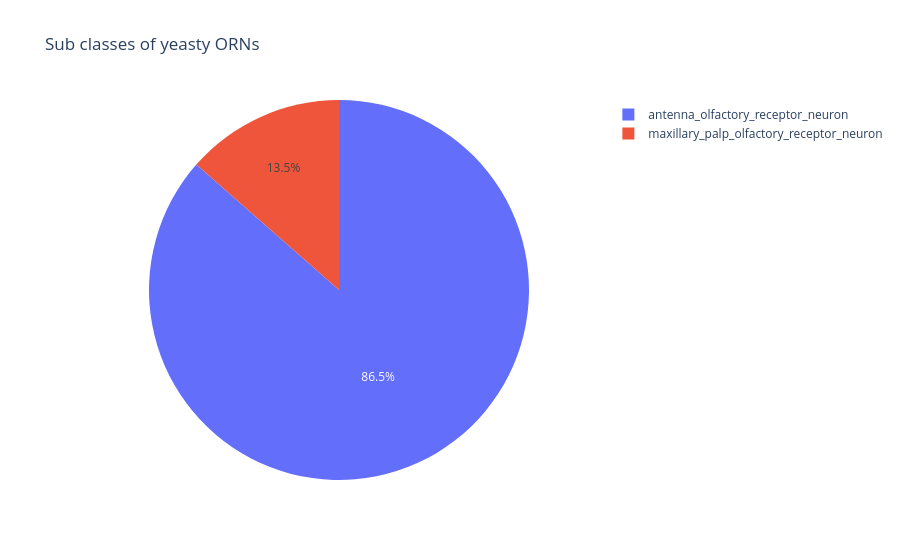

Notebook source saved alongside this figure:
### Code cell
attrs = pd.read_csv('data/neurons.csv')
attrs = attrs[attrs['Root ID'].isin(yeast_orns)].fillna("None")
print(attrs.groupby('Sub Class')['Root ID'].count())
labels = attrs['Sub Class'].fillna('None').unique().tolist()
print(labels)
values = [len(attrs[attrs['Sub Class'] == l]) for l in labels]
fig = go.Figure(data=[go.Pie(labels=labels, values=values, hole=0)])

fig.update_layout(
    title="Sub classes of yeasty ORNs",
    annotations=[dict(text="", x=0.5, y=0.5, font_size=20, showarrow=False)]
)

fig.show()

### Figure 1 — Plotly figure (JSON) as saved in the notebook; plotly's stock layout.template omitted (floating-point values rounded to 4 significant figures)
{"data": [{"hole": 0, "labels": ["antenna_olfactory_receptor_neuron", "maxillary_palp_olfactory_receptor_neuron"], "type": "pie", "values": [486, 76]}], "layout": {"annotations": [{"font": {"size": 20}, "showarrow": false, "text": "", "x": 0.5, "y": 0.5}], "title": {"text": "Sub classes of yeasty ORNs"}}}
